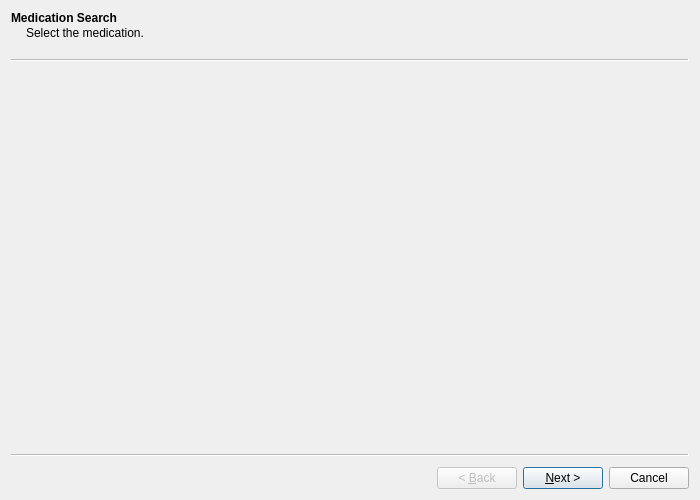
<?xml version="1.0" encoding="UTF-8"?>
<ui version="4.0">
 <class>AlterPrescriptionWizard</class>
 <widget class="QWizard" name="AlterPrescriptionWizard">
  <property name="sizePolicy">
   <sizepolicy hsizetype="Fixed" vsizetype="Fixed">
    <horstretch>0</horstretch>
    <verstretch>0</verstretch>
   </sizepolicy>
  </property>
  <property name="minimumSize">
   <size>
    <width>700</width>
    <height>500</height>
   </size>
  </property>
  <property name="maximumSize">
   <size>
    <width>700</width>
    <height>500</height>
   </size>
  </property>
  <property name="windowTitle">
   <string>New Prescription Wizard</string>
  </property>
  <widget class="APW_Page00" name="page0">
   <property name="title">
    <string>Medication Search</string>
   </property>
   <property name="subTitle">
    <string>Select the medication.</string>
   </property>
  </widget>
  <widget class="APW_Page01" name="page1">
   <property name="title">
    <string>Prescription Information</string>
   </property>
   <property name="subTitle">
    <string>Enter the prescription details.</string>
   </property>
  </widget>
  <widget class="APW_Page02" name="page2">
   <property name="title">
    <string>Instructions</string>
   </property>
   <property name="subTitle">
    <string>Enter the prescription instructions.</string>
   </property>
  </widget>
 </widget>
 <customwidgets>
  <customwidget>
   <class>APW_Page00</class>
   <extends>QWizardPage</extends>
   <header location="global">apw_page00.h</header>
   <container>1</container>
  </customwidget>
  <customwidget>
   <class>APW_Page01</class>
   <extends>QWizardPage</extends>
   <header location="global">apw_page01.h</header>
   <container>1</container>
  </customwidget>
  <customwidget>
   <class>APW_Page02</class>
   <extends>QWizardPage</extends>
   <header location="global">apw_page02.h</header>
   <container>1</container>
  </customwidget>
 </customwidgets>
 <resources/>
 <connections/>
</ui>
